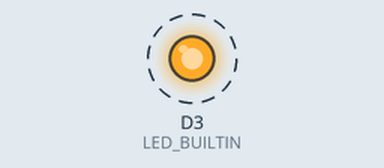
Recording of a sketch running on a simulated nRF52 board. Parts: output pins drawn as LEDs (lit = HIGH). Dashed ring = blinking. A phone connects over Bluetooth LE 3 s after start.

Above: at 0.05 s.
Timing chart, 0 to 3.0 s (numbered marks = the images above):
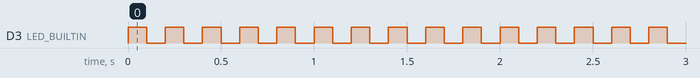

Measured:
- by itself, D3 (LED_BUILTIN): alternates HIGH for 0.10 s and LOW for 0.10 s

The sketch:

test.ino
```cpp
#include <bluefruit.h>

void setup() {


  pinMode(LED_BUILTIN, OUTPUT);
  Bluefruit.begin();
  Bluefruit.setName("XIAO-BLE-TEST");

  Bluefruit.Advertising.addFlags(BLE_GAP_ADV_FLAGS_LE_ONLY_GENERAL_DISC_MODE);
  Bluefruit.Advertising.addTxPower();
  Bluefruit.Advertising.addName();

  Bluefruit.Advertising.start(0);


}

void loop() {

    digitalWrite(LED_BUILTIN, HIGH);  // turn the LED on (HIGH is the voltage level)
  delay(100);                      // wait for a second
  digitalWrite(LED_BUILTIN, LOW);   // turn the LED off by making the voltage LOW
  delay(100);
}
```
